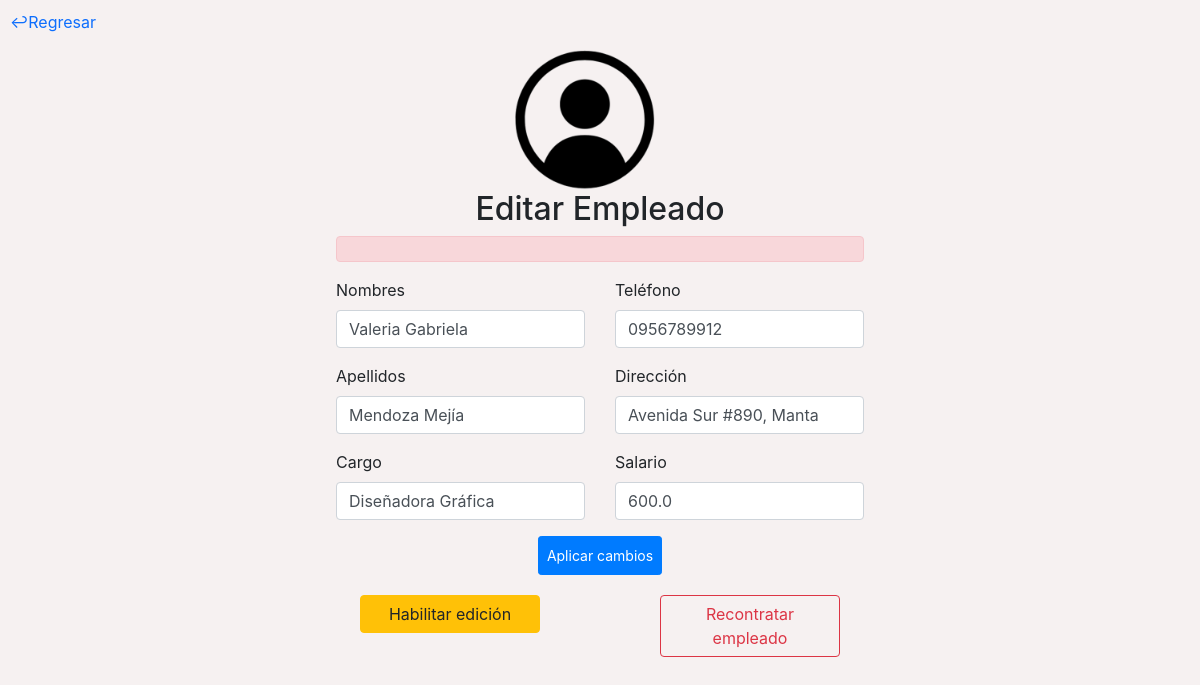
Screenshot of /administrar/empleado/8/ (signed in) with the database file from the repository.
### SySdjango/Administracion/models.py (models this page shows, shortened)
class Empleado(models.Model):
    nombres = models.CharField(max_length=30)
    apellidos = models.CharField(max_length=30)
    cargo = models.CharField(max_length=100)
    telefono = models.CharField(max_length=20)
    direccion = models.CharField(max_length=200)
    fecha_ingreso = models.DateTimeField(auto_now_add=True)
    salario = models.FloatField()
    en_servicio = models.BooleanField(default=True)
    administrador = models.ForeignKey(User, on_delete=models.CASCADE)

### SySdjango/Administracion/views.py (the view, shortened to what this page needs)
# urls.py: path('administrar/empleado/<int:empleado_id>/', views.editarEmpleado, name="editarEmpleado"),
def editarEmpleado(request, empleado_id):
    empleado = Empleado.objects.get(id=empleado_id)
    idAdministrador = request.user.id
    if empleado.administrador.id == idAdministrador:
        if request.method == 'GET':
            return render(request, '02-editarEmpleado.html', {'empleado': empleado})
    else:
        return render(request, 'error.html', {'error':"Parece que has tratado de acceder a un dato que no es de tu dominio, si crees que es un error contacta a soporte"})

### templates/admTemplates/02-editarEmpleado.html (shortened to what this page needs)
{% load static %}
<!DOCTYPE html>
<html lang="en">
<head>
    <link href="https://cdn.jsdelivr.net/npm/bootstrap@5.3.1/dist/css/bootstrap.min.css" rel="stylesheet"
>
    <link rel="stylesheet" href="https://maxcdn.bootstrapcdn.com/bootstrap/4.5.2/css/bootstrap.min.css">
    <link rel="stylesheet" href='{% static "cssCustom/administracion.css" %}'>
</head>
<body>
    <p class="regresar"><a href="#" id="botonRegresar"
            class="link-primary link-offset-2 link-underline-opacity-25 link-underline-opacity-100-hover">&#8617;Regresar</a>
    </p>
    <div class="container">
        <div class="row col-12" id="containerImage">
            <div class="imagenDefault">
            </div>
        </div>
        <div class="row">
            <div id="formulario" class="intangible">
                <div class="container col-xl-6  col-md-6 col-sm-4 col-sm-12">
                    <h2 id="textoForm">Editar Empleado</h2>
                    <form action="" method="POST">
                        <div class="alert alert-danger" role="alert">
                        </div>
                        <div class="row">
                            <div class="col-lg-6 col-md-12 col-sm-6 col-xs-12">
                                <div class="mb-3">
                                    <label for="textoForm" class="form-label">Nombres</label>
                                    <input name="nombres" type="text" class="form-control" id="inputNombres"
                                        value="{{empleado.nombres}}">
                                </div>
                                <div class="mb-3">
                                    <label for="textoForm" class="form-label">Apellidos</label>
                                    <input name="apellidos" type="text" class="form-control" id="inputApellidos"
                                        value="{{empleado.apellidos}}">
                                </div>
                                <div class="mb-3">
                                    <label for="textoForm" class="form-label">Cargo</label>
                                    <input name="cargo" type="text" class="form-control" id="inputCargo"
                                        value="{{empleado.cargo}}">
                                </div>
                            </div>
                            <div class="col-lg-6 col-md-12 col-sm-6 col-xs-12">
                                <div class="mb-3">
                                    <label for="textoForm" class="form-label">Teléfono</label>
                                    <input name="telefono" type="text" class="form-control" id="inputTelefono"
                                        value="{{empleado.telefono}}">
                                </div>
                                <div class="mb-3">
                                    <label for="textoForm" class="form-label">Dirección</label>
                                    <input name="direccion" type="text" class="form-control" id="inputTelefono"
                                        value="{{empleado.direccion}}">
                                </div>
                                <div class="mb-3">
                                    <label for="textoForm" class="form-label">Salario</label>
                                    <input name="salario" type="number" class="form-control" id="inputTelefono"
                                        value="{{empleado.salario}}">
                                </div>
                            </div>
                        </div>
                        <div id="presentacion" class="divBoton">
                            <button type="submit" class="btn btn-primary btn-sm divBoton py-2" id="enviarDatos">Aplicar
                                cambios</button>
                        </div>
                    </form>
                </div>
            </div>
        </div>
    </div>
    <div class="container col-lg-6 col-md-6 col-sm-4 col-sm-12" id="opciones">
        <div class="row">
            <div class="col-xl-6  col-md-6 col-sm-4 col-sm-12 divBoton">
                <button type="button" class="btn btn-warning col-8" id="botonEditar">Habilitar
                    edición</button>
            </div>
            {% if empleado.en_servicio %}
            <div class="col-xl-6  col-md-6 col-sm-4 col-sm-12 divBoton">
                <a href="{% url 'despedirEmpleado' empleado.id %}" class="intangible col-8"
                    id="despedirEmpleado"><button type="button" class="btn btn-outline-danger col-8">Despedir
                        empleado</button></a>
            </div>
            {% else %}
            <div class="col-xl-6  col-md-6 col-sm-4 col-sm-12 divBoton">
                <a href="{% url 'recontratarEmpleado' empleado.id %}" class="intangible col-8"
                    id="recontratarEmpleado"><button type="button" class="btn btn-outline-danger col-8">Recontratar
                        empleado</button></a>
            </div>
            {% endif %}
        </div>
    </div>
</body>
</html>

### static/cssCustom/administracion.css (style rules this page uses)
body { background-color: #F6F1F1; }
.regresar { margin-top: 10px; margin-left: 10px; }
.imagenDefault { justify-content: center; background-image: url("/static/img/empleadoDefault.png"); background-size: cover; height: 140px; width: 140px; }
#containerImage { justify-content: center; width: 100%; }
#textoForm { text-align: center; }
.intangible { pointer-events: none; }
#opciones { margin-top: 20px; justify-content: center; }
.divBoton { justify-content: center; text-align: center; }
button { padding: 10px 20px; margin: 0 10px; cursor: pointer; }

### rows the page displays
Empleado: nombres "Valeria Gabriela", apellidos "Mendoza Mejía", cargo "Diseñadora Gráfica", telefono "0956789912", direccion "Avenida Sur #890, Manta", salario "600.0"
